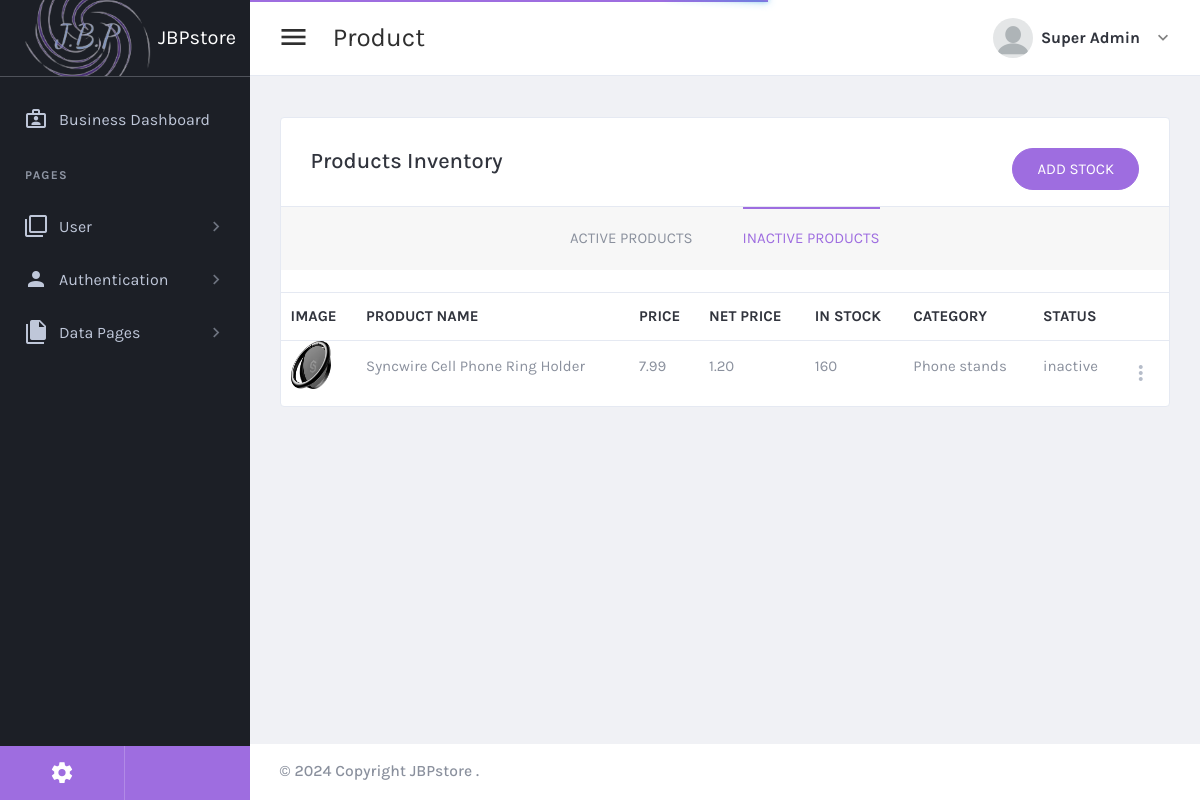
/admin/iviewproduct.php?eml=1&sta=inactive, run on the app's committed database.
### tables this page shows
CREATE TABLE Products (
    Product_ID INT AUTO_INCREMENT PRIMARY KEY,
    Product_name VARCHAR(50) NOT NULL,
    Product_details VARCHAR(100) NOT NULL,
    Product_quantity INT NOT NULL,
    Product_stock INT NOT NULL,
    Product_netprice FLOAT(7,2) NOT NULL,
    Product_price FLOAT(7,2) NOT NULL,
    Category_ID INT,
    img text NOT NULL,
    status text NOT NULL,
    FOREIGN KEY (Category_ID) REFERENCES Categories(Category_ID)
);

CREATE TABLE Categories (
    Category_ID INT AUTO_INCREMENT PRIMARY KEY,
    Category_name VARCHAR(50) NOT NULL
);

### admin/iviewproduct.php (the view, shortened to what this page needs)
<!DOCTYPE html>
<?php if (isset($_GET['eml'])) {
					$emml = $_GET['eml'];}
                    if (isset($_GET['sta'])) {
                        $stat = $_GET['sta'];}
          ?>
<html lang="en" dir="ltr">
  <head>
  <link href="plugins/material/css/materialdesignicons.min.css" rel="stylesheet" />
  <link href="plugins/simplebar/simplebar.css" rel="stylesheet" />
  <link href="plugins/nprogress/nprogress.css" rel="stylesheet" />
  <link href="plugins/prism/prism.css" rel="stylesheet" />
  <link href="plugins/toaster/toastr.min.css" rel="stylesheet" />
  <link href="plugins/DataTables/DataTables-1.10.18/css/jquery.dataTables.min.css" rel="stylesheet" />
  <link id="main-css-href" rel="stylesheet" href="css/style.css" />
</head>
  <body class="navbar-fixed sidebar-fixed" id="body">
    <div class="wrapper">
        <aside class="left-sidebar sidebar-dark" id="left-sidebar">
          <div id="sidebar" class="sidebar sidebar-with-footer">
            <div class="app-brand">
              <a href="/FYP/admin/index.php?eml=<?php echo $emml ?>">
                <img src="images/jbplogo.png" alt=" JBPstore">
                <span class="brand-name"> JBPstore</span>
              </a>
            </div>
            <div class="sidebar-left" data-simplebar style="height: 100%;">
              <ul class="nav sidebar-inner" id="sidebar-menu">
                  <li>
                    <a class="sidenav-item-link" href="index.php?eml=<?php echo $emml ?>">
                      <i class="mdi mdi-briefcase-account-outline"></i>
                      <span class="nav-text">Business Dashboard</span>
                    </a>
                  </li>
                  <li class="section-title">
                    Pages
                  </li>
                  <li  class="has-sub" >
                    <a class="sidenav-item-link" href="javascript:void(0)" data-toggle="collapse" data-target="#users"
                      aria-expanded="false" aria-controls="users">
                      <i class="mdi mdi-image-filter-none"></i>
                      <span class="nav-text">User</span> <b class="caret"></b>
                    </a>
                  </li>
                  <li  class="has-sub" >
                    <a class="sidenav-item-link" href="javascript:void(0)" data-toggle="collapse" data-target="#authentication"
                      aria-expanded="false" aria-controls="authentication">
                      <i class="mdi mdi-account"></i>
                      <span class="nav-text">Authentication</span> <b class="caret"></b>
                    </a>
                  </li>
                  <li  class="has-sub" >
                    <a class="sidenav-item-link" href="javascript:void(0)" data-toggle="collapse" data-target="#other-page"
                      aria-expanded="false" aria-controls="other-page">
                      <i class="mdi mdi-file-multiple"></i>
                      <span class="nav-text">Data pages</span> <b class="caret"></b>
                    </a>
                  </li>
              </ul>
            </div>
            <div class="sidebar-footer">
              <div class="sidebar-footer-content">
                <ul class="d-flex">
                  <li>
                    <a href="user-account-settings.php?eml=<?php echo $emml ?>" data-toggle="tooltip" title="Profile settings"><i class="mdi mdi-settings"></i></a></li>
                </ul>
              </div>
            </div>
          </div>
        </aside>
      <div class="page-wrapper">
          <header class="main-header" id="header">
            <nav class="navbar navbar-expand-lg navbar-light" id="navbar">
              <button id="sidebar-toggler" class="sidebar-toggle">
              </button>
              <span class="page-title">Product</span>
              <div class="navbar-right ">
                <ul class="nav navbar-nav">
                  <?php
                      $connect= mysqli_connect("localhost","root","","jbp");
                      $ll="SELECT * from admin WHERE id = '$emml'";
                      $result = mysqli_query($connect, $ll);
                      $r=mysqli_fetch_assoc($result);
                      ?>
                  <li class="dropdown user-menu">
                    <button class="dropdown-toggle nav-link" data-toggle="dropdown">
                      <img src="<?php echo $r['img'] ?>" class="user-image rounded-circle" alt="User Image" />
                      <span class="d-none d-lg-inline-block">  <?php echo $r['Un'];?></span>
                    </button>
                  </li>
                </ul>
              </div>
            </nav>
          </header>
        <div class="content-wrapper">
          <div class="content">
<div class="row">
    <div class="col-12">
        <div class="card card-default">
            <div class="card-header">
                <h2>Products Inventory</h2>
                <a href="#" class="btn btn-primary btn-pill" data-toggle="modal" data-target="#modal-stock">Add Stock</a>
            </div>
            <div class="card-footer card-profile-footer ">
                <ul class="nav nav-border-top justify-content-center">
                  <li class="nav-item">
                    <a class="nav-link" href="viewproduct.php?eml=<?php echo $emml ?>">Active Products</a>
                  </li>
                  <li class="nav-item">
                    <a class="nav-link active" href="iviewproduct.php?eml=<?php echo $emml ?>&sta=inactive">Inactive Products</a>
                  </li>
                </ul>
            </div>
  <br>
            <table id="productsTable" class="table table-hover table-product" style="width:100%">
                <thead>
                    <tr>
                        <th>Image</th>
                        <th>Product Name</th>
                        <th>Price</th>
                        <th>Net Price</th>
                        <th>In Stock</th>
                        <th>Category</th>
                        <th>Status</th>
                        <th></th>
                    </tr>
                </thead>
                <tbody>
                <?php
                $sql = "SELECT Product_ID, Product_name, Product_price,Product_netprice, Product_stock, Category_name,status,img FROM products,categories
                        where products.Category_ID = categories.Category_ID and status = '$stat' ";
                $result = mysqli_query($connect, $sql);
                while($row = mysqli_fetch_assoc($result)){
                ?>
                    <tr>
                        <td class="py-0">
                            <img src="\FYP/<?php echo $row['img'] ?>" width="100px" height="100px" alt="<?php echo $row['img'] ?>">
                        </td>
                        <td><?php echo $row['Product_name'];?></td>
                        <td><?php echo number_format($row['Product_price'], 2);?></td>
                        <td><?php echo number_format($row['Product_netprice'], 2);?></td>
                        <td><?php echo $row['Product_stock'];?></td>
                        <td><?php echo $row['Category_name'];?></td>
                        <td><?php echo $row['status'];?></td>
                        <td>
                            <div class="dropdown">
                                <a class="dropdown-toggle icon-burger-mini" href="#" role="button" id="dropdownMenuLink"
                                    data-toggle="dropdown" aria-haspopup="true" aria-expanded="false" data-display="static">
                                </a>
                            </div>
                        </td>
                    </tr>
                <?php }?>
                </tbody>
            </table>
        </div>
    </div>
</div>
        </div>
          <footer class="footer mt-auto">
            <div class="copyright bg-white">
              <p>
                &copy; <span id="copy-year"></span> Copyright  JBPstore   </a>.
              </p>
            </div>
          </footer>
      </div>
    </div>
  </body>
</html>

### data on the page
products: img (picture), Product_name "Syncwire Cell Phone Ring Holder", Product_price "7.99", Product_netprice "1.20", Product_stock "160", Category_ID.Category_name "Phone stands", status "inactive"

### other printed values
$r['Un'] "Super Admin"
